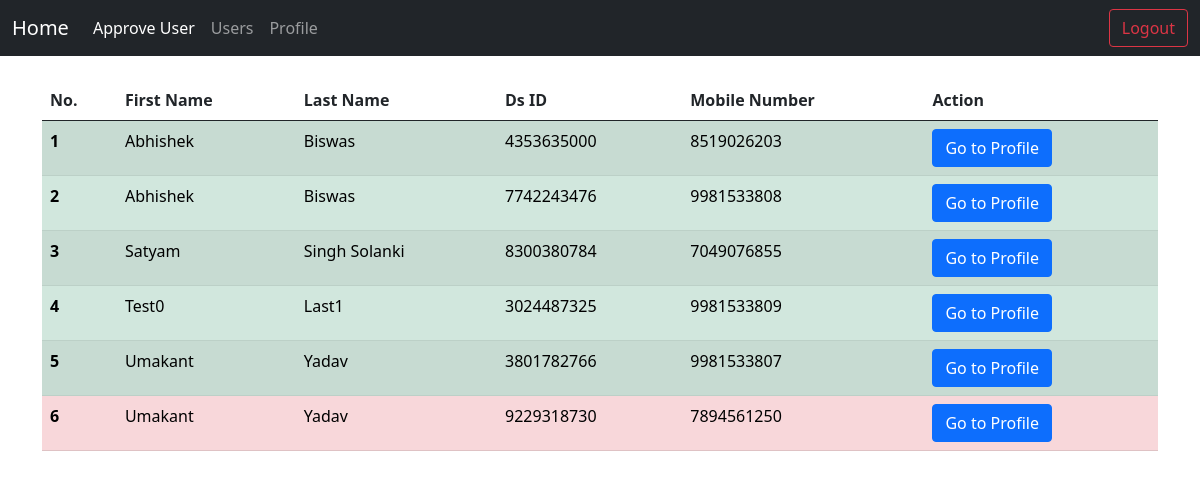
Page /management/user-list/ (signed in) on the committed database.
### accounts/models.py (models this page shows, shortened)
class Accounts(AbstractBaseUser):
    id = models.UUIDField(default=uuid.uuid4, primary_key=True, editable=False)
    email = models.EmailField(
        verbose_name="Email/Username", max_length=60, unique=True)
    first_name = models.CharField(max_length=250)
    last_name = models.CharField(max_length=250)
    date_joined = models.DateTimeField(
        verbose_name="Date Login", auto_now_add=True)
    last_login = models.DateTimeField(
        verbose_name="Last joined", auto_now=True)
    is_active = models.BooleanField(default=False)
    is_staff = models.BooleanField(default=False)
    is_superuser = models.BooleanField(default=False)
    is_admin = models.BooleanField(default=False)
    gender = models.CharField(choices=GENDER, max_length=15)
    mobile = models.CharField(max_length=10, unique=True)
    referral_code = models.CharField(max_length=10,unique=True)
    mobile_verified = models.BooleanField(default=False)
    email_verified = models.BooleanField(default=False)
    address = models.CharField(max_length=250, null=False, blank=False)
    aadhar_card = models.CharField(max_length=12, unique=True)
    pan_number = models.CharField(max_length=10, unique=True)
    parent_id = models.CharField(unique=False, blank=False, null=False, max_length=250, verbose_name="DS ID")
    USERNAME_FIELD = 'email'
    REQUIRED_FIELDS = ['mobile', ]
    objects = AccountManager()
    class Meta:
        ordering = ["first_name"]
        verbose_name = 'account'
        verbose_name_plural = "accounts"
        db_table = 'users'

### management/views.py (the view)
# urls.py: path('user-list/', ListOfUser.as_view(), name='user-list'),
class ListOfUser(LoginRequiredMixin, ListView):
    queryset = Accounts.objects.all()
    template_name = 'management/user_list.html'

### management/templates/management/user_list.html
{%  extends 'base.html' %}
{% block content %}
<br>
{% if user.is_admin %}
<table class="table table-striped">
  <thead>
    <th scope="col">No.</th>
    <th>First Name</th>
    <th>Last Name</th>
    <th>Ds ID</td>
    <th>Mobile Number</td>
    <th>Action</th>
  </thead>
  <tbody>
  {% for user in object_list %}
    {% if not user.is_active %}
    <tr class="table-danger">
      {% else %}
      <tr class="table-success">
    {% endif %}
      <th scope="row">{{ forloop.counter }}</th>
      <td>{{user.first_name}}</td>
      <td>{{user.last_name}}</td>
      <td>{{user.referral_code}}</td>
      <td>{{user.mobile}}</td>
    <td>
      <a href="#" class="btn btn-primary">Go to Profile</a>
    </td>
    </tr>
  {% endfor %}
  </tbody>
</table>
{% endif %}
{% endblock %}

### templates/base.html (shortened to what this page needs)
<!DOCTYPE html>
<html lang="en">
  <head>
    <link
      rel="stylesheet"
      href="https://cdn.jsdelivr.net/npm/bootstrap@5.0.1/dist/css/bootstrap.min.css"
    />
  </head>
  <body>
    <nav class="navbar navbar-expand-lg navbar-dark bg-dark">
      <div class="container-fluid">
        <a class="navbar-brand" href="#">Home</a>
        <div class="collapse navbar-collapse" id="navbarSupportedContent">
          {% if user.is_authenticated %}
          <ul class="navbar-nav me-auto mb-2 mb-lg-0">
              {% if user.is_admin %}
                <li class="nav-item">
                  <a class="nav-link active" aria-current="page" href="{% url 'management:approve' %}">
                    Approve User
                  </a>
                </li>
                <li class="nav-item">
                  <a class="nav-link" href="{% url 'management:user-list' %}">Users</a>
                </li>
                <li class="nav-item">
                  <a class="nav-link" href="{% url 'management:profile' %}">Profile</a>
                </li>
              {%else%}
              <li class="nav-item">
                <a class="nav-link" href="{% url 'management:profile' %}">Profile</a>
              </li>
              {% endif%}
          </ul>
          <div class="d-flex navbar-right">
            <a class="btn btn-outline-danger" type="submit" href="{% url 'accounts:logout' %}">Logout</a>
          </div>
          {% endif %}
        </div>
      </div>
    </nav>
    <div class="ui container">{% block content %}
      {% endblock %}</div>
  </body>
</html>

### rows in the picture
Accounts: first_name "Abhishek", last_name "Biswas", referral_code "4353635000", mobile "8519026203"
Accounts: first_name "Abhishek", last_name "Biswas", referral_code "7742243476", mobile "9981533808"
Accounts: first_name "Satyam", last_name "Singh Solanki", referral_code "8300380784", mobile "7049076855"
Accounts: first_name "Test0", last_name "Last1", referral_code "3024487325", mobile "9981533809"
Accounts: first_name "Umakant", last_name "Yadav", referral_code "3801782766", mobile "9981533807"
Accounts: first_name "Umakant", last_name "Yadav", referral_code "9229318730", mobile "7894561250"
